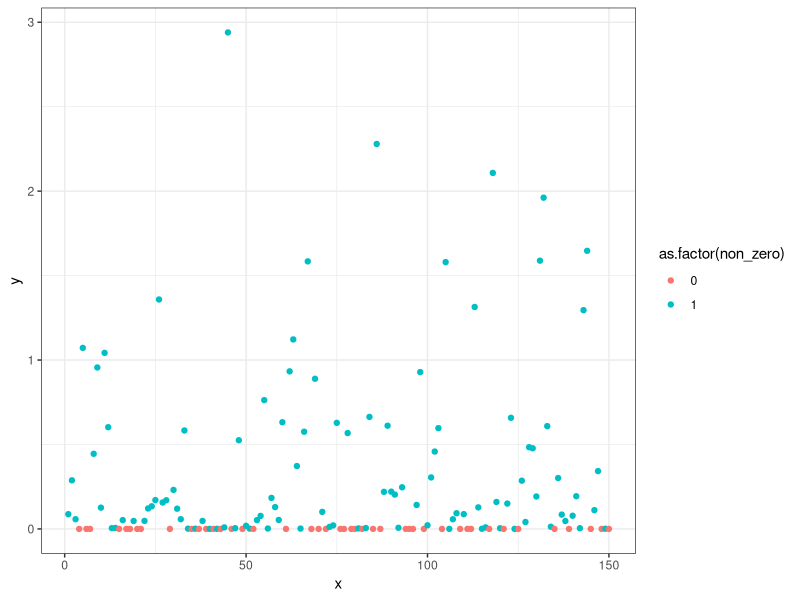
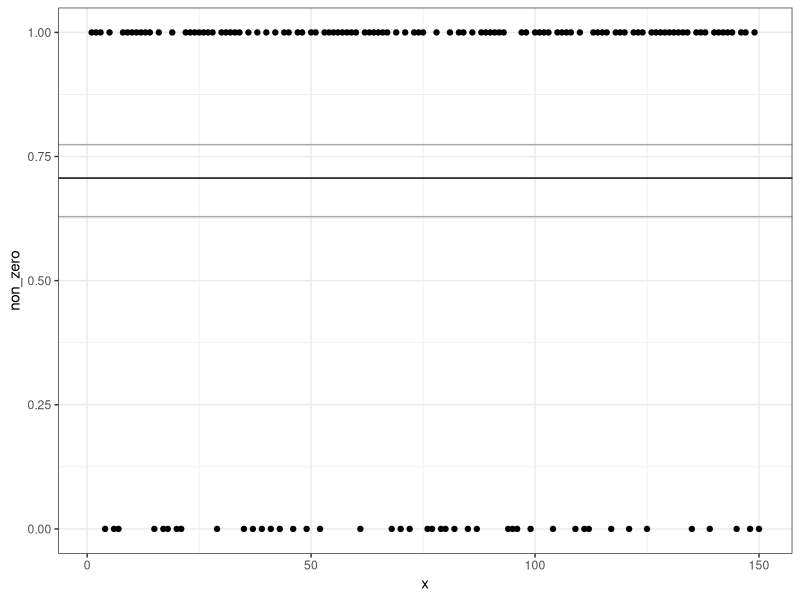
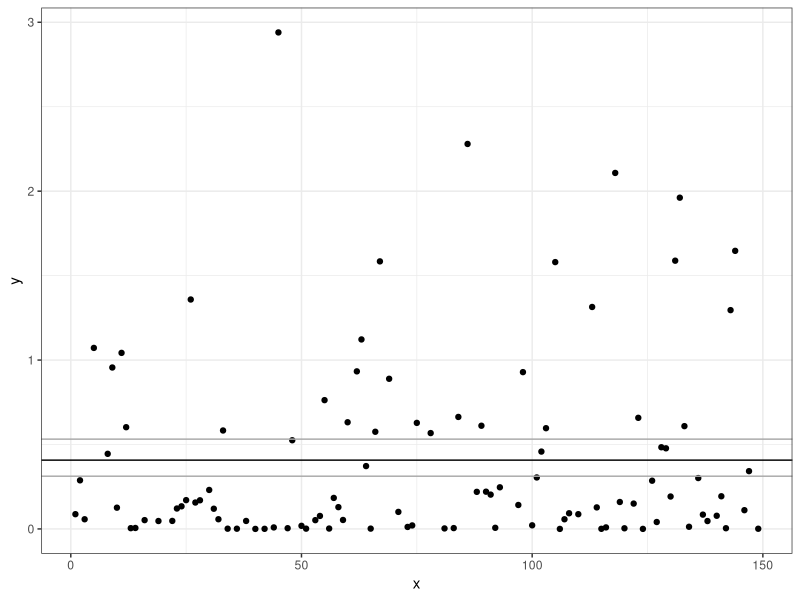
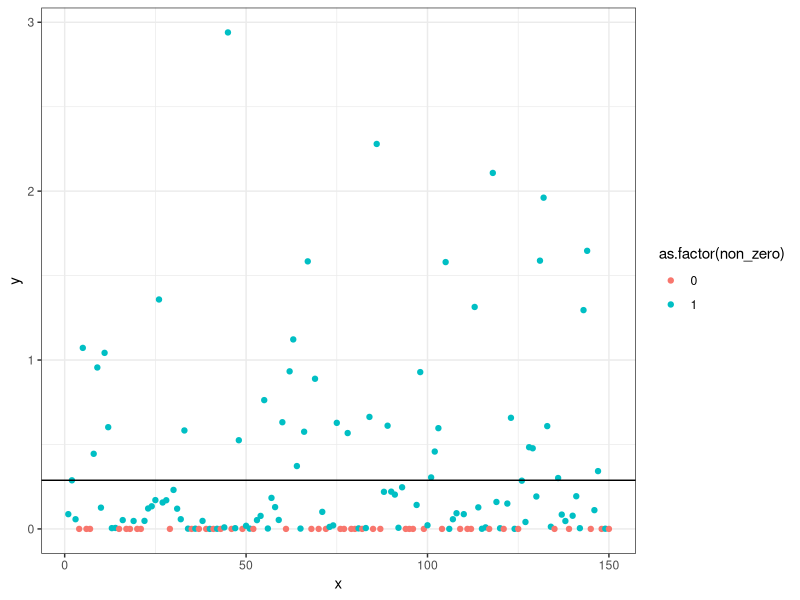
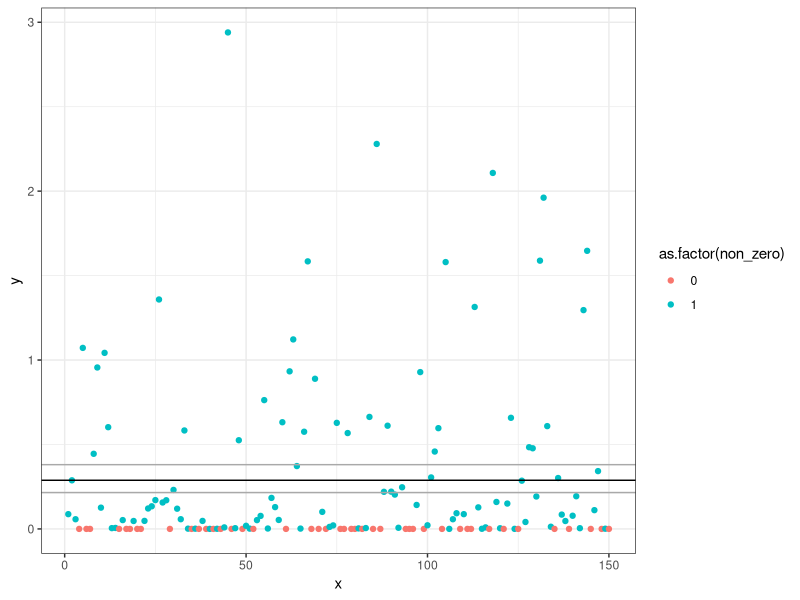

The R source for these figures, in order:
## ---- chunk 1
library("knitr")
opts_chunk$set(fig.align='center', fig.pos="htpb", cache=FALSE, echo=TRUE,
message=FALSE, autodep=TRUE, fig.width=7, fig.height=5)
opts_chunk$set(warning=FALSE, tidy=FALSE, refresh=TRUE)
library(ggplot2)
theme_set(theme_bw())
## ---- chunk 2
set.seed(1)
x <- 1:150
y <- rbinom(length(x), size = 1, prob = 0.7)
y <- y * rgamma(length(x), shape = 0.4)
non_zero <- ifelse(y > 0, 1, 0)
d <- data.frame(x, y, non_zero)
head(d)
library(ggplot2)
p <- ggplot(d, aes(x, y, colour = as.factor(non_zero))) + geom_point()
print(p)
## ---- chunk 3
m1 <- glm(non_zero ~ 1, data = d, family = binomial(link = logit))
m2 <- glm(y ~ 1, data = subset(d, non_zero == 1), family = Gamma(link = log))
## ---- chunk 4
(bin_coef <- plogis(coef(m1)[[1]])) # close to prob = 0.7 as specified
(gamma_coef <- exp(coef(m2)[[1]])) # close to shape = 0.4 as specified
(plogis(confint(m1)))
(exp(confint(m2)))
## ---- chunk 5
pred1 <- predict(m1, se = TRUE, type = "link")
pred2 <- predict(m2, se = TRUE, type = "link")

# Zero/non-zero binomial model:
ggplot(d, aes(x, non_zero)) + geom_point() +
  geom_hline(yintercept = plogis(pred1$fit)) +
  geom_hline(yintercept = plogis(pred1$fit +
      c(1.96, -1.96) * pred1$se.fit),
    colour = "darkgrey")

# Non-zero Gamma model:
ggplot(subset(d, non_zero == 1),
  aes(x, y)) + geom_point() +
  geom_hline(yintercept = exp(pred2$fit)) +
  geom_hline(yintercept = exp(pred2$fit +
      c(1.96, -1.96) * pred2$se.fit),
    colour = "darkgrey")
## ---- chunk 6
(pred <- exp(log(bin_coef) + log(gamma_coef)))
mean(d$y) # same
p + geom_hline(yintercept = pred)
## ---- chunk 7
hurdle_fn <- function(data, i) {
  dat_boot <- data[i, ]
  m1 <- glm(non_zero ~ 1, data = dat_boot,
    family = binomial(link = logit))
  m2 <- glm(y ~ 1, data = subset(dat_boot, non_zero == 1),
    family = Gamma(link = log))
  bin_coef <- plogis(coef(m1)[[1]])
  gamma_coef <- exp(coef(m2)[[1]])
  exp(log(bin_coef) + log(gamma_coef))
}

library(boot)
b <- boot(d, hurdle_fn, R = 500)
b.ci <- boot.ci(b, type = "bca")
print(b.ci)
p + geom_hline(yintercept = pred) +
  geom_hline(yintercept = b.ci$bca[c(4:5)],
    colour = "darkgrey")
